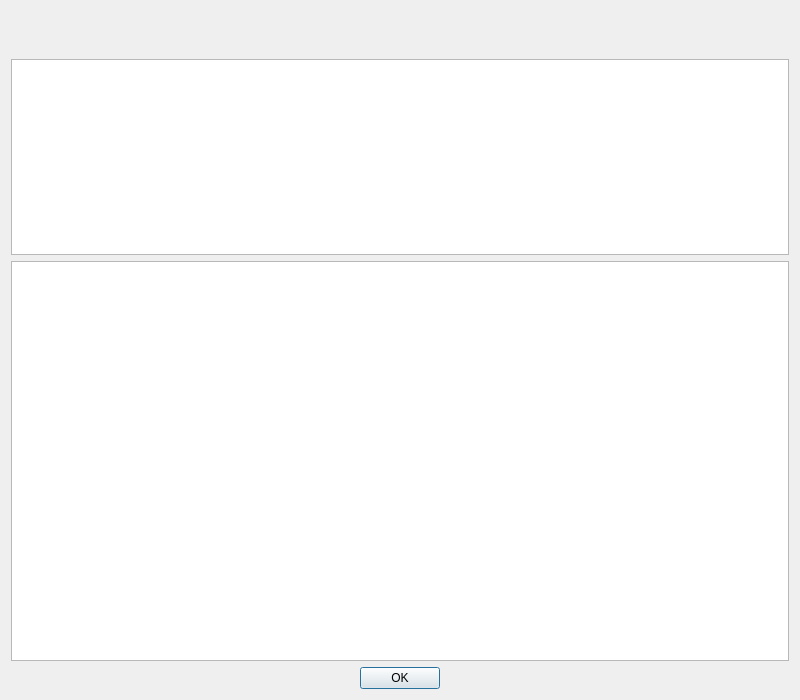
<?xml version="1.0" encoding="UTF-8"?>
<ui version="4.0">
 <class>About</class>
 <widget class="QDialog" name="About">
  <property name="geometry">
   <rect>
    <x>0</x>
    <y>0</y>
    <width>800</width>
    <height>700</height>
   </rect>
  </property>
  <property name="sizePolicy">
   <sizepolicy hsizetype="MinimumExpanding" vsizetype="MinimumExpanding">
    <horstretch>0</horstretch>
    <verstretch>0</verstretch>
   </sizepolicy>
  </property>
  <property name="windowTitle">
   <string>About</string>
  </property>
  <property name="modal">
   <bool>false</bool>
  </property>
  <layout class="QVBoxLayout" name="verticalLayout">
   <item alignment="Qt::AlignHCenter">
    <widget class="QLabel" name="app_name_title">
     <property name="sizePolicy">
      <sizepolicy hsizetype="Fixed" vsizetype="Fixed">
       <horstretch>0</horstretch>
       <verstretch>0</verstretch>
      </sizepolicy>
     </property>
     <property name="font">
      <font>
       <pointsize>14</pointsize>
       <bold>true</bold>
      </font>
     </property>
     <property name="text">
      <string/>
     </property>
    </widget>
   </item>
   <item>
    <widget class="QLabel" name="version">
     <property name="sizePolicy">
      <sizepolicy hsizetype="Fixed" vsizetype="Fixed">
       <horstretch>0</horstretch>
       <verstretch>0</verstretch>
      </sizepolicy>
     </property>
     <property name="text">
      <string/>
     </property>
    </widget>
   </item>
   <item>
    <widget class="QTextBrowser" name="info_box">
     <property name="sizePolicy">
      <sizepolicy hsizetype="MinimumExpanding" vsizetype="MinimumExpanding">
       <horstretch>0</horstretch>
       <verstretch>0</verstretch>
      </sizepolicy>
     </property>
     <property name="openExternalLinks">
      <bool>true</bool>
     </property>
    </widget>
   </item>
   <item>
    <widget class="QTextBrowser" name="citations_box">
     <property name="minimumSize">
      <size>
       <width>0</width>
       <height>400</height>
      </size>
     </property>
     <property name="baseSize">
      <size>
       <width>0</width>
       <height>0</height>
      </size>
     </property>
     <property name="openExternalLinks">
      <bool>true</bool>
     </property>
    </widget>
   </item>
   <item alignment="Qt::AlignHCenter">
    <widget class="QPushButton" name="ok">
     <property name="sizePolicy">
      <sizepolicy hsizetype="Fixed" vsizetype="Fixed">
       <horstretch>0</horstretch>
       <verstretch>0</verstretch>
      </sizepolicy>
     </property>
     <property name="text">
      <string>OK</string>
     </property>
    </widget>
   </item>
  </layout>
 </widget>
 <resources/>
 <connections/>
</ui>
